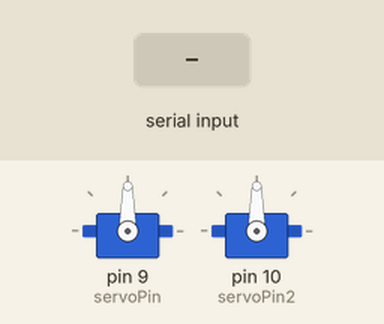
Recording of a sketch running on a simulated Arduino Uno, built with avr-gcc and run on an emulated ATmega328P. On the bench: 2 × servo. The inputs (shaded band) are chosen by the test bench.

Above: at 1.2 s.
1.3 s: "0" received over Serial
At 1.8 s:
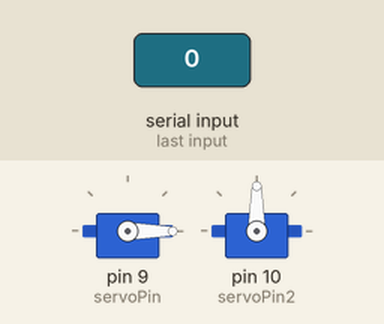
3.0 s: "1" received over Serial
At 4.5 s:
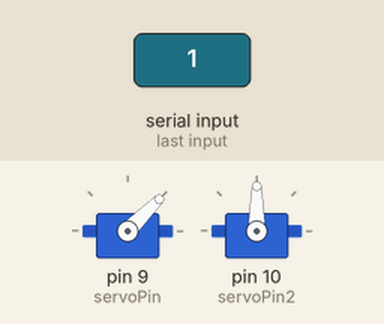
5.0 s: "2" received over Serial
At 6.0 s:
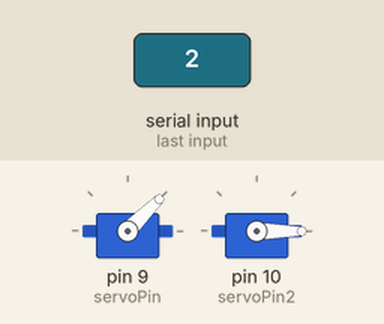
7.0 s: "3" received over Serial
At 8.7 s:
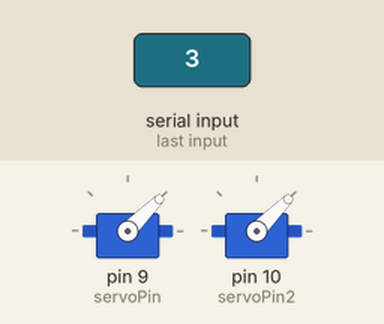
9.0 s: "0" received over Serial
At 9.9 s:
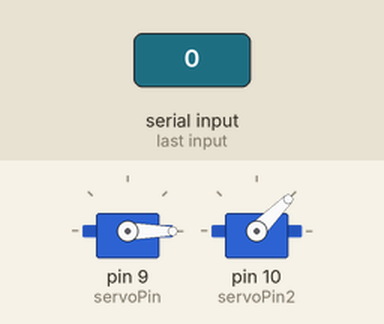
10.5 s: "2" received over Serial
At 11.1 s:
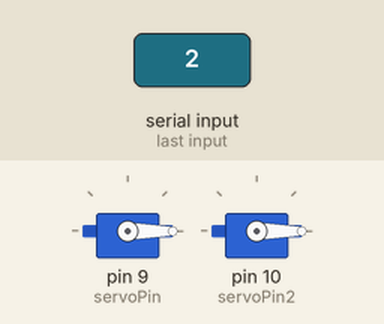
Timing chart, 0 to 13.0 s (numbered marks = the images above; inputs shaded):
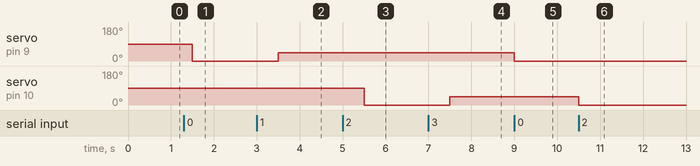

The sketch:

motor2.ino
```cpp
#include <Servo.h>

int potPin = 0;
int servoPin = 9;
int servoPin2 = 10;
Servo servo;
Servo servo2;

int nSwitch = 0;
int nAngle = 0;

void setup()
{
  Serial.begin(9600);
  pinMode(servoPin, OUTPUT);
  pinMode(servoPin2, OUTPUT);
  servo.attach(servoPin);
  servo2.attach(servoPin2);
}

void loop()
{
  if(Serial.available())
  {
    nSwitch = Serial.read();
  }
  switch(nSwitch)
  {
    case '0':
      nAngle = 0;
      servo.write(nAngle);
      break;
    case '1':
      nAngle = 45;
      servo.write(nAngle);
      break;
    case '2':
      nAngle = 0;
      servo2.write(nAngle);
      break;
    case '3':
      nAngle = 45;
      servo2.write(nAngle);
      break;
    default:
      break;
  }
  delay(500);
}
```

Measured:
- after the input at 1.3 s, servo on pin 9 (servoPin): 90° → 0° after 0.20 s
- after the input at 3.0 s, servo on pin 9 (servoPin): 0° → 45° after 0.50 s
- after the input at 5.0 s, servo on pin 10 (servoPin2): 90° → 0° after 0.50 s
- after the input at 7.0 s, servo on pin 10 (servoPin2): 0° → 45° after 0.50 s
- after the input at 9.0 s, servo on pin 9 (servoPin): 45° → 0° at once
- after the input at 10.5 s, servo on pin 10 (servoPin2): 45° → 0° at once
